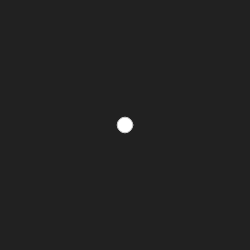
Frame 1 (no input)
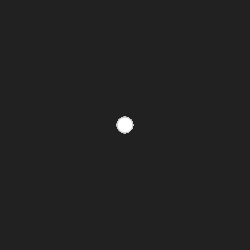
Frame 60 (no input)
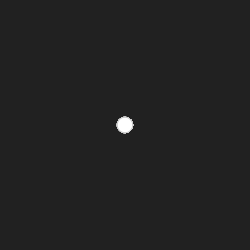
Frame 120 (the mouse pressed at the canvas centre since frame 60)

The p5.js sketch that drew these frames (run headless with seeded random() and noise() and a simulated clock; from frame 60 on, the mouse is pressed at the canvas centre):

// p5.js sketch
// ── sketch.js
class Ball{
  constructor(x, y){
    this.x = x;
    this.y = y;
  }

  moveX(dx){
    this.x += dx;
    this.keepUnderScreen();
  }

  moveY(dy){
    this.y += dy;
    this.keepUnderScreen();
  }

  keepUnderScreen(){
    if(this.x < 0) this.x = 0;
    if(this.x > width) this.x = width;
    if(this.y < 0) this.y = 0;
    if(this.y > height) this.y = height;

  }

  draw(){
    ellipse(this.x, this.y, width/16, height/16);
  }
}

let ball;

function setup(){
  createCanvas(250, 250);
  ball = new Ball(width/2, height/2);
  background(33);
  fill(255);
  stroke(200);
}

function draw(){
  if(keyIsDown(ENTER)){
    background(33);
    ball.x = width/2;
    ball.y = height/2;
  }

  if(keyIsDown(UP_ARROW)){
    ball.moveY(-5);
  }
  if(keyIsDown(DOWN_ARROW)){
    ball.moveY(5);
  }
  if(keyIsDown(LEFT_ARROW)){
    ball.moveX(-5);
  }
  if(keyIsDown(RIGHT_ARROW)){
    ball.moveX(5);
  }

  ball.draw();
}
